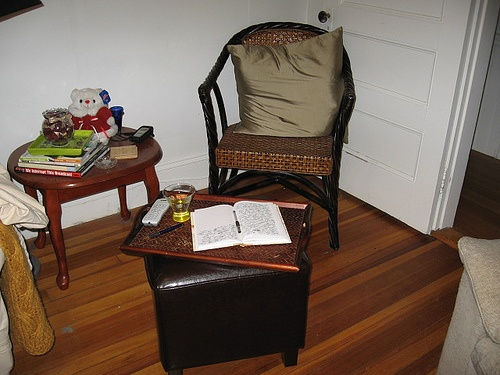
#> input picture img.jpg, 500 x 375 px
$ python my.py
#> lines starting #> are read from the running program, lines starting #| are printed output that depends on the picture
import numpy as np
import cv2

# Load an color image in grayscale
img = cv2.imread('img.jpg', 0)
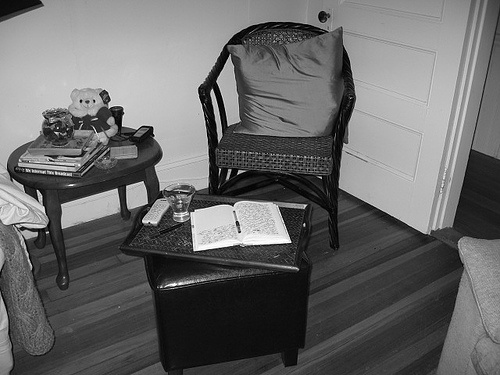
#> img: shape (375, 500); min 0, max 255, mean 104.2

print(img)
#> (printed output is left out)

img = cv2.resize(img, (512,512), interpolation=cv2.INTER_CUBIC)##[np.newaxis, :, :]
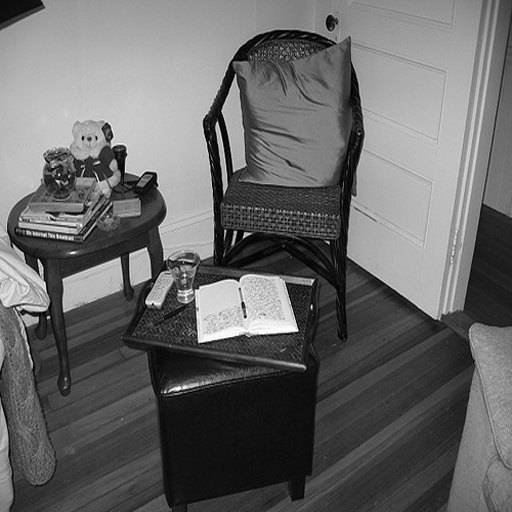
#> img: shape (512, 512); min 0, max 255, mean 104.2

print(img)
#> (printed output is left out)

$ run again, with im.jpg copied over img.jpg
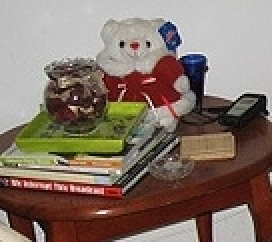
#> input picture im.jpg, 136 x 121 px (shown 2 times larger)
#> `img = cv2.imread('img.jpg', 0)`:
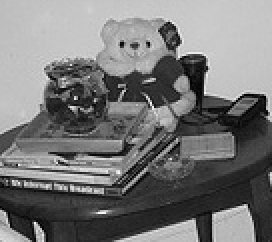
#> img: shape (121, 136) (shown 2 times larger); min 0, max 254, mean 119.2
#> (printed output is left out)
#> `img = cv2.resize(img, (512,512), interpolation=cv2.INTER_CUBIC)##[np.n..`:
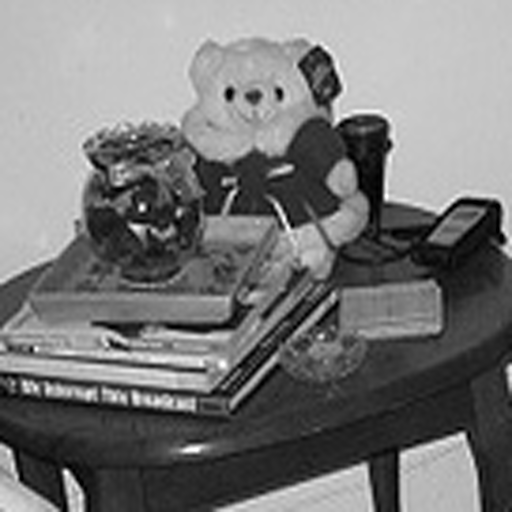
#> img: shape (512, 512); min 0, max 255, mean 119.2
#> (printed output is left out)
